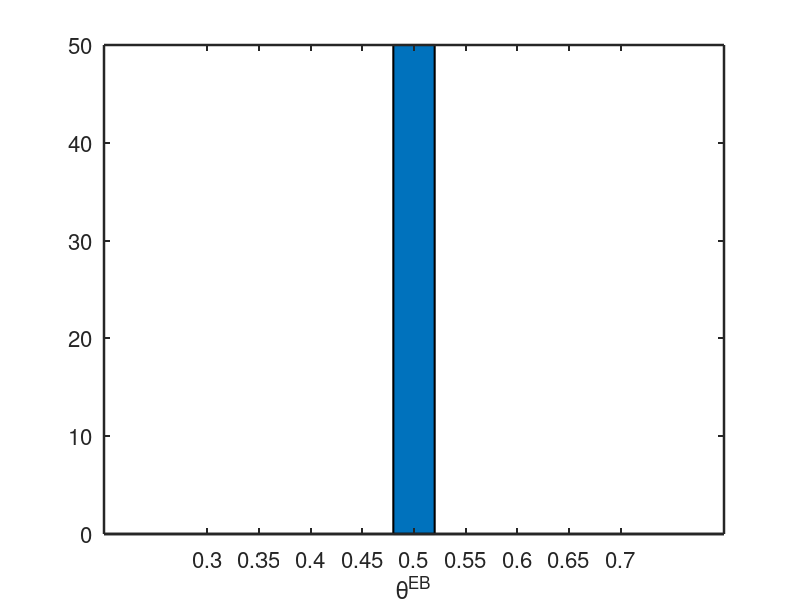

This figure's MATLAB source: (Note: this script raises an error after producing the figure.)
load data_dis_cont_histogram sol_MLE sol_KF
axesfontsize=16;
axeslinewidth=1.8;
linelinewidth=1.8;
patchlinewidth=1.5;
set(0,'defaultaxesfontsize',axesfontsize,'defaultaxeslinewidth',axeslinewidth,...
    'defaultlinelinewidth',linelinewidth,'defaultpatchlinewidth',patchlinewidth)

figure
hist_ax=0.3:0.05:0.7;
temp=hist(sol_MLE(:,1),hist_ax);
bar(hist_ax,temp)
set(gca,'XTick',0.3:0.05:0.7);
xlabel('\theta^{EB}');
h=gcf;
myprint('recover_discontinuity_well_specify_EB',h)

figure
hist_ax=0.3:0.05:0.7;
temp=hist(sol_MLE(:,1),hist_ax);
bar(hist_ax,temp)
set(gca,'XTick',0.3:0.05:0.7);
xlabel('\theta^{KF}');
h=gcf;
myprint('recover_discontinuity_well_specify_KF',h)
